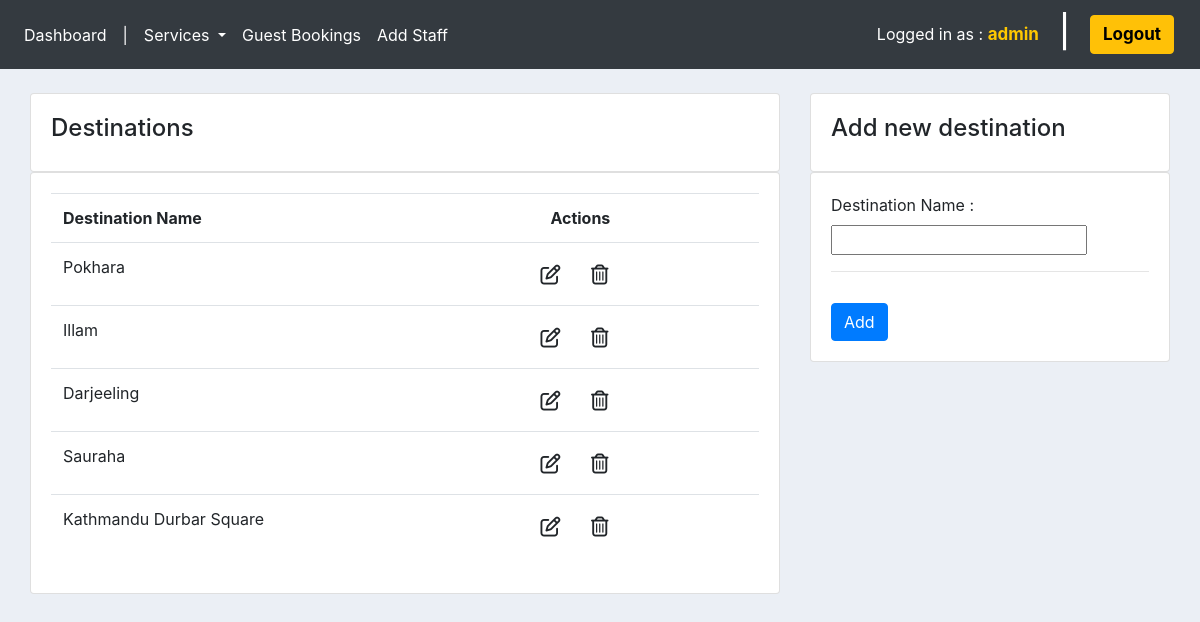
/destinations/ (signed in), run on the app's committed database.
### tour/models.py (models this page shows, shortened)
class Destination(models.Model):
    destinationName = models.CharField(max_length=200, null=True)

### ums/decorators.py (the view)
        def wrapper_func(request, *args, **kwargs):
            group = None
            if request.user.groups.exists():
                group = request.user.groups.all()[0].name
            if group in allowed_roles:
                return view_func(request, *args, **kwargs)
            else:
                return HttpResponse('Unauthorized access as ' + group + '.')

### tour/forms.py
class DestinationForm(ModelForm):
    class Meta:
        model = Destination
        fields = '__all__'

### tour/views.py (called while the page is built)
@login_required(login_url='login')
@allowed_users(allowed_roles=['admin', 'staff'])
def destinations(request):
    allDestinations = Destination.objects.all()
    form = DestinationForm()
    if request.method == 'POST':
        form = DestinationForm(request.POST)
        if form.is_valid():
            form.save()
            return redirect('destinations')
    context = {'allDestinations': allDestinations, 'form': form}
    return render(request, 'tour/destinations.html', context=context)

### tour/templates/tour/destinations.html (shortened to what this page needs)
{% extends 'ums/main.html' %}
{% load static %}
{% block content %}
<section class="container-fluid">
    <section class="row">
        <section class="col-md-8">
            <div class="card card-body">
                <span>
                    <h4>Destinations</h4>
                </span>
            </div>
            <div class="card card-body">
                <table class="table">
                    <tr>
                        <th>Destination Name</th>
                        <th style="padding-left: 35px;">Actions</th>
                    </tr>
                    {% for destination in allDestinations %}
                    <tr>
                        <td>{{destination.destinationName}}</td>
                        <td>
                            <a href="{% url 'update_destination' destination.id %}" class="btn" title="Update"><i class="far fa-edit fa-lg"></i></a>
                            <a href="{% url 'delete_destination' destination.id %}" class="btn" title="Delete"><i class="far fa-trash-alt fa-lg"></i></a>
                        </td>
                    </tr>
                    {% endfor %}
                </table>
            </div>
        </section>
        {% include 'tour/add_destination.html' %}
    </section>
</section>
{% endblock %}

### ums/templates/ums/navbar.html (shortened to what this page needs)
<nav class="navbar navbar-expand-lg navbar-dark bg-dark">
    <nav class="collapse navbar-collapse" id="navbarNav">
        <ul class="navbar-nav">
            <li class="nav-item active">
                <a class="nav-link" href="{% url 'home' %}"> Dashboard</a>
            </li>
            <li class="nav-item active">
                <a class="nav-link"> |</a>
            </li>
            <li class="nav-item dropdown active">
                <a class="nav-link dropdown-toggle" href="#" id="navbarDropdown" role="button" data-toggle="dropdown" aria-haspopup="true" aria-expanded="false">
                  Services
                </a>
              </li>
            <li class="nav-item active">
                <a class="nav-link" href="{% url 'guests' %}"> Guest Bookings </a>
            </li>
            <li class="nav-item active">
                <a href="{% url 'add_staff' %}" class="nav-link">Add Staff</a>
            </li>
        </ul>
    </nav>
    <span class="hello-logout">
        Logged in as : <a href=""><b id="username"> {{request.user}} </b></a>
    </span>
    <h2 class="hello-logout">|</h2>
    <span class="hello-logout">
        <button type="button" class="btn btn-warning">
            <a href="{% url 'logout' %}"> <b> Logout </b> </a>
        </button>
    </span>
</nav>
<br>

### static/css/main.css (style rules this page uses)
body { background-color: #ebeff5; }

### ums/templates/ums/navbar.html (style rules this page uses)
.hello-logout { color: #fff; margin: 5px 10px; }
.hello-logout a, a:hover { text-decoration: none; color: #000; }
.hello-logout b { font-size: 17px; }
h2.hello-logout { margin-bottom: 10px; }
#username { color: #ffc800; }

### data on the page
Destination: destinationName "Pokhara"
Destination: destinationName "Illam"
Destination: destinationName "Darjeeling"
Destination: destinationName "Sauraha"
Destination: destinationName "Kathmandu Durbar Square"

### other printed values
{{ request.user }} "admin"
